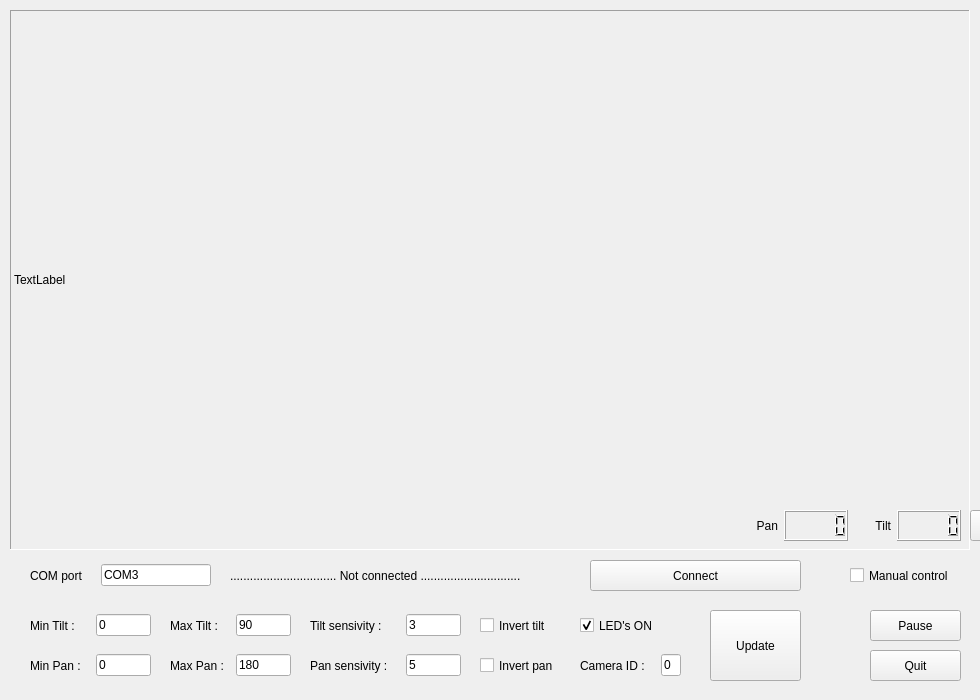
<?xml version="1.0" encoding="UTF-8"?>
<ui version="4.0">
 <class>Form</class>
 <widget class="QWidget" name="Form">
  <property name="geometry">
   <rect>
    <x>0</x>
    <y>0</y>
    <width>980</width>
    <height>700</height>
   </rect>
  </property>
  <property name="minimumSize">
   <size>
    <width>980</width>
    <height>700</height>
   </size>
  </property>
  <property name="windowTitle">
   <string>Form</string>
  </property>
  <widget class="QLabel" name="label">
   <property name="geometry">
    <rect>
     <x>10</x>
     <y>10</y>
     <width>960</width>
     <height>540</height>
    </rect>
   </property>
   <property name="minimumSize">
    <size>
     <width>960</width>
     <height>540</height>
    </size>
   </property>
   <property name="maximumSize">
    <size>
     <width>960</width>
     <height>540</height>
    </size>
   </property>
   <property name="mouseTracking">
    <bool>true</bool>
   </property>
   <property name="frameShape">
    <enum>QFrame::Panel</enum>
   </property>
   <property name="frameShadow">
    <enum>QFrame::Sunken</enum>
   </property>
   <property name="text">
    <string>TextLabel</string>
   </property>
  </widget>
  <widget class="QCheckBox" name="Manual_checkbox">
   <property name="geometry">
    <rect>
     <x>850</x>
     <y>560</y>
     <width>121</width>
     <height>31</height>
    </rect>
   </property>
   <property name="text">
    <string>Manual control</string>
   </property>
  </widget>
  <widget class="QWidget" name="horizontalLayoutWidget">
   <property name="geometry">
    <rect>
     <x>740</x>
     <y>510</y>
     <width>221</width>
     <height>31</height>
    </rect>
   </property>
   <layout class="QHBoxLayout" name="horizontalLayout">
    <item>
     <widget class="QLabel" name="label_2">
      <property name="autoFillBackground">
       <bool>false</bool>
      </property>
      <property name="frameShape">
       <enum>QFrame::NoFrame</enum>
      </property>
      <property name="lineWidth">
       <number>1</number>
      </property>
      <property name="text">
       <string>Pan</string>
      </property>
      <property name="textFormat">
       <enum>Qt::AutoText</enum>
      </property>
      <property name="alignment">
       <set>Qt::AlignRight|Qt::AlignTrailing|Qt::AlignVCenter</set>
      </property>
     </widget>
    </item>
    <item>
     <widget class="QLCDNumber" name="Pan_LCD"/>
    </item>
    <item>
     <widget class="QLabel" name="label_3">
      <property name="text">
       <string>Tilt</string>
      </property>
      <property name="alignment">
       <set>Qt::AlignRight|Qt::AlignTrailing|Qt::AlignVCenter</set>
      </property>
     </widget>
    </item>
    <item>
     <widget class="QLCDNumber" name="Tilt_LCD"/>
    </item>
   </layout>
  </widget>
  <widget class="QWidget" name="horizontalLayoutWidget_2">
   <property name="geometry">
    <rect>
     <x>30</x>
     <y>560</y>
     <width>181</width>
     <height>31</height>
    </rect>
   </property>
   <layout class="QHBoxLayout" name="horizontalLayout_2">
    <item>
     <widget class="QLabel" name="label_4">
      <property name="text">
       <string>COM port</string>
      </property>
     </widget>
    </item>
    <item>
     <widget class="QLineEdit" name="COMlineEdit">
      <property name="maximumSize">
       <size>
        <width>110</width>
        <height>16777215</height>
       </size>
      </property>
      <property name="text">
       <string>COM3</string>
      </property>
     </widget>
    </item>
   </layout>
  </widget>
  <widget class="QWidget" name="horizontalLayoutWidget_3">
   <property name="geometry">
    <rect>
     <x>30</x>
     <y>610</y>
     <width>121</width>
     <height>31</height>
    </rect>
   </property>
   <layout class="QHBoxLayout" name="horizontalLayout_3">
    <item>
     <widget class="QLabel" name="label_5">
      <property name="text">
       <string>Min Tilt :</string>
      </property>
     </widget>
    </item>
    <item>
     <widget class="QLineEdit" name="MinTiltlineEdit">
      <property name="maximumSize">
       <size>
        <width>55</width>
        <height>16777215</height>
       </size>
      </property>
      <property name="text">
       <string>0</string>
      </property>
     </widget>
    </item>
   </layout>
  </widget>
  <widget class="QWidget" name="horizontalLayoutWidget_4">
   <property name="geometry">
    <rect>
     <x>170</x>
     <y>610</y>
     <width>121</width>
     <height>31</height>
    </rect>
   </property>
   <layout class="QHBoxLayout" name="horizontalLayout_4">
    <item>
     <widget class="QLabel" name="label_6">
      <property name="text">
       <string>Max Tilt :</string>
      </property>
     </widget>
    </item>
    <item>
     <widget class="QLineEdit" name="MaxTiltlineEdit">
      <property name="maximumSize">
       <size>
        <width>55</width>
        <height>16777215</height>
       </size>
      </property>
      <property name="text">
       <string>90</string>
      </property>
     </widget>
    </item>
   </layout>
  </widget>
  <widget class="QWidget" name="horizontalLayoutWidget_5">
   <property name="geometry">
    <rect>
     <x>30</x>
     <y>650</y>
     <width>121</width>
     <height>31</height>
    </rect>
   </property>
   <layout class="QHBoxLayout" name="horizontalLayout_5">
    <item>
     <widget class="QLabel" name="label_7">
      <property name="text">
       <string>Min Pan :</string>
      </property>
     </widget>
    </item>
    <item>
     <widget class="QLineEdit" name="MinPanlineEdit">
      <property name="maximumSize">
       <size>
        <width>55</width>
        <height>16777215</height>
       </size>
      </property>
      <property name="text">
       <string>0</string>
      </property>
     </widget>
    </item>
   </layout>
  </widget>
  <widget class="QWidget" name="horizontalLayoutWidget_6">
   <property name="geometry">
    <rect>
     <x>170</x>
     <y>650</y>
     <width>121</width>
     <height>31</height>
    </rect>
   </property>
   <layout class="QHBoxLayout" name="horizontalLayout_6">
    <item>
     <widget class="QLabel" name="label_8">
      <property name="text">
       <string>Max Pan :</string>
      </property>
     </widget>
    </item>
    <item>
     <widget class="QLineEdit" name="MaxPanlineEdit">
      <property name="maximumSize">
       <size>
        <width>55</width>
        <height>16777215</height>
       </size>
      </property>
      <property name="text">
       <string>180</string>
      </property>
     </widget>
    </item>
   </layout>
  </widget>
  <widget class="QPushButton" name="QuitButton">
   <property name="geometry">
    <rect>
     <x>870</x>
     <y>650</y>
     <width>91</width>
     <height>31</height>
    </rect>
   </property>
   <property name="text">
    <string>Quit</string>
   </property>
  </widget>
  <widget class="QPushButton" name="PauseButton">
   <property name="geometry">
    <rect>
     <x>870</x>
     <y>610</y>
     <width>91</width>
     <height>31</height>
    </rect>
   </property>
   <property name="text">
    <string>Pause</string>
   </property>
  </widget>
  <widget class="QPushButton" name="ConnectButton">
   <property name="geometry">
    <rect>
     <x>590</x>
     <y>560</y>
     <width>211</width>
     <height>31</height>
    </rect>
   </property>
   <property name="text">
    <string>Connect</string>
   </property>
  </widget>
  <widget class="QPushButton" name="UpdateButton">
   <property name="geometry">
    <rect>
     <x>710</x>
     <y>610</y>
     <width>91</width>
     <height>71</height>
    </rect>
   </property>
   <property name="text">
    <string>Update</string>
   </property>
  </widget>
  <widget class="QLabel" name="COMConnectLabel">
   <property name="geometry">
    <rect>
     <x>230</x>
     <y>560</y>
     <width>351</width>
     <height>31</height>
    </rect>
   </property>
   <property name="text">
    <string>................................ Not connected ..............................</string>
   </property>
  </widget>
  <widget class="QCheckBox" name="InvertTilt_checkbox">
   <property name="geometry">
    <rect>
     <x>480</x>
     <y>610</y>
     <width>81</width>
     <height>31</height>
    </rect>
   </property>
   <property name="text">
    <string>Invert tilt</string>
   </property>
  </widget>
  <widget class="QCheckBox" name="InvertPan_checkbox">
   <property name="geometry">
    <rect>
     <x>480</x>
     <y>650</y>
     <width>81</width>
     <height>31</height>
    </rect>
   </property>
   <property name="text">
    <string>Invert pan</string>
   </property>
  </widget>
  <widget class="QWidget" name="horizontalLayoutWidget_7">
   <property name="geometry">
    <rect>
     <x>310</x>
     <y>610</y>
     <width>151</width>
     <height>31</height>
    </rect>
   </property>
   <layout class="QHBoxLayout" name="horizontalLayout_7">
    <item>
     <widget class="QLabel" name="label_9">
      <property name="text">
       <string>Tilt sensivity :</string>
      </property>
      <property name="textFormat">
       <enum>Qt::PlainText</enum>
      </property>
     </widget>
    </item>
    <item>
     <widget class="QLineEdit" name="TiltSensivityEdit">
      <property name="maximumSize">
       <size>
        <width>55</width>
        <height>16777215</height>
       </size>
      </property>
      <property name="text">
       <string>3</string>
      </property>
     </widget>
    </item>
   </layout>
  </widget>
    <widget class="QPushButton" name="MotionDetectButton">
   <property name="geometry">
    <rect>
     <x>970</x>
     <y>510</y>
     <width>91</width>
     <height>31</height>
    </rect>
   </property>
   <property name="text">
    <string>Pause</string>
   </property>
  </widget>
  <widget class="QWidget" name="horizontalLayoutWidget_8">
   <property name="geometry">
    <rect>
     <x>310</x>
     <y>650</y>
     <width>151</width>
     <height>31</height>
    </rect>
   </property>
   <layout class="QHBoxLayout" name="horizontalLayout_8">
    <item>
     <widget class="QLabel" name="label_10">
      <property name="text">
       <string>Pan sensivity :</string>
      </property>
     </widget>
    </item>
    <item>
     <widget class="QLineEdit" name="PanSensivityEdit">
      <property name="maximumSize">
       <size>
        <width>55</width>
        <height>16777215</height>
       </size>
      </property>
      <property name="text">
       <string>5</string>
      </property>
     </widget>
    </item>
   </layout>
  </widget>
  <widget class="QCheckBox" name="LED_checkbox">
   <property name="geometry">
    <rect>
     <x>580</x>
     <y>610</y>
     <width>91</width>
     <height>31</height>
    </rect>
   </property>
   <property name="text">
    <string>LED's ON</string>
   </property>
   <property name="checked">
    <bool>true</bool>
   </property>
  </widget>
  <widget class="QWidget" name="horizontalLayoutWidget_9">
   <property name="geometry">
    <rect>
     <x>580</x>
     <y>650</y>
     <width>101</width>
     <height>31</height>
    </rect>
   </property>
   <layout class="QHBoxLayout" name="horizontalLayout_9">
    <item>
     <widget class="QLabel" name="label_11">
      <property name="text">
       <string>Camera ID :</string>
      </property>
      <property name="textFormat">
       <enum>Qt::PlainText</enum>
      </property>
     </widget>
    </item>
    <item>
     <widget class="QLineEdit" name="CameraIDEdit">
      <property name="maximumSize">
       <size>
        <width>20</width>
        <height>16777215</height>
       </size>
      </property>
      <property name="text">
       <string>0</string>
      </property>
     </widget>
    </item>
   </layout>
  </widget>
 </widget>
 <resources/>
 <connections/>
</ui>
